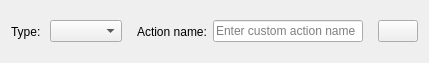
<?xml version="1.0" encoding="UTF-8"?>
<ui version="4.0">
 <class>RunActionWidget</class>
 <widget class="QWidget" name="RunActionWidget">
  <property name="geometry">
   <rect>
    <x>0</x>
    <y>0</y>
    <width>400</width>
    <height>56</height>
   </rect>
  </property>
  <property name="windowTitle">
   <string>Form</string>
  </property>
  <layout class="QHBoxLayout" name="horizontalLayout_3">
   <item>
    <widget class="QLabel" name="label_2">
     <property name="text">
      <string>Type: </string>
     </property>
    </widget>
   </item>
   <item>
    <widget class="QComboBox" name="comboBox"/>
   </item>
   <item>
    <widget class="QStackedWidget" name="stackedWidget">
     <property name="currentIndex">
      <number>2</number>
     </property>
     <widget class="QWidget" name="switchAction">
      <layout class="QHBoxLayout" name="horizontalLayout_2">
       <item>
        <widget class="QLabel" name="label_3">
         <property name="text">
          <string>Switch Index:</string>
         </property>
        </widget>
       </item>
       <item>
        <widget class="QSpinBox" name="spinBox"/>
       </item>
      </layout>
     </widget>
     <widget class="QWidget" name="addAction"/>
     <widget class="QWidget" name="userAction">
      <layout class="QHBoxLayout" name="horizontalLayout">
       <item>
        <widget class="QLabel" name="label">
         <property name="text">
          <string>Action name:</string>
         </property>
        </widget>
       </item>
       <item>
        <widget class="QLineEdit" name="name">
         <property name="minimumSize">
          <size>
           <width>150</width>
           <height>0</height>
          </size>
         </property>
         <property name="placeholderText">
          <string>Enter custom action name</string>
         </property>
        </widget>
       </item>
      </layout>
     </widget>
    </widget>
   </item>
   <item>
    <widget class="QPushButton" name="run">
     <property name="sizePolicy">
      <sizepolicy hsizetype="Fixed" vsizetype="Fixed">
       <horstretch>0</horstretch>
       <verstretch>0</verstretch>
      </sizepolicy>
     </property>
     <property name="text">
      <string/>
     </property>
     <property name="icon">
      <iconset resource="QtIcons.qrc">
       <normaloff>:/QtIcons/play.png</normaloff>:/QtIcons/play.png</iconset>
     </property>
    </widget>
   </item>
  </layout>
 </widget>
 <resources>
  <include location="QtIcons.qrc"/>
 </resources>
 <connections/>
</ui>
